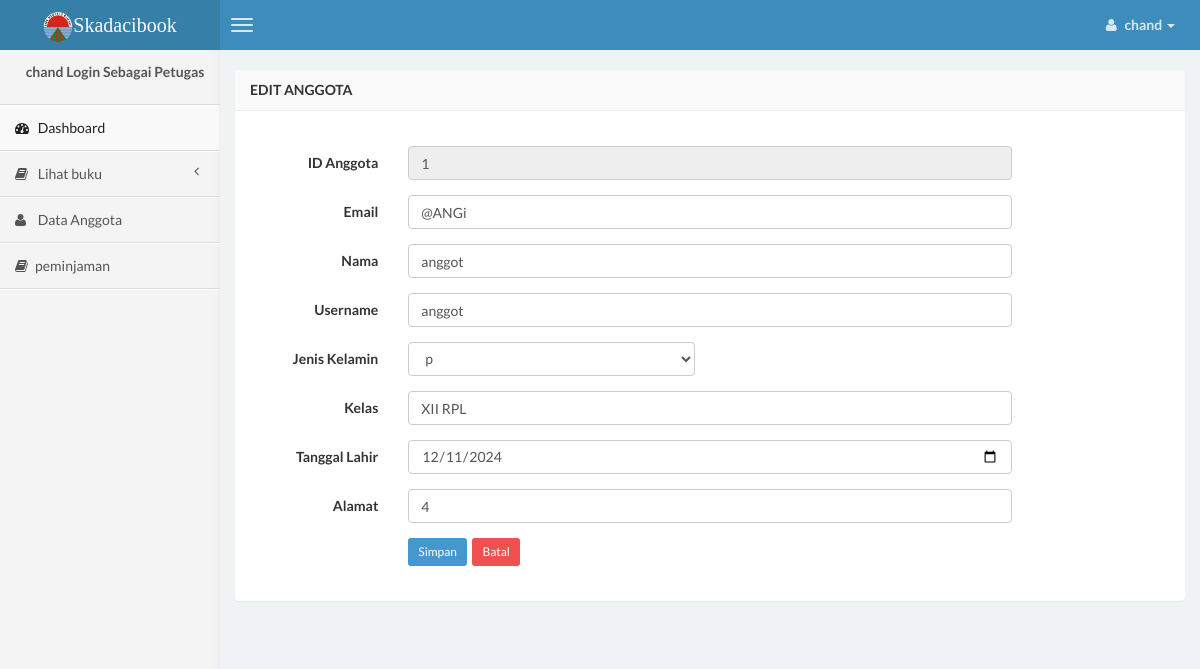
The app's page /app/luthfi_anggota/edit-anggota.php?hal=edit&kd=1 (signed in) with its own data.
### tables this page shows
CREATE TABLE `luthfi_anggota` (
  `id_anggota` int(11) NOT NULL,
  `email` varchar(100) NOT NULL,
  `nama` varchar(150) NOT NULL,
  `username` varchar(100) NOT NULL,
  `jk` varchar(2) NOT NULL,
  `kelas` varchar(20) NOT NULL,
  `ttl` varchar(100) NOT NULL,
  `alamat` varchar(250) NOT NULL,
  `gambar` varchar(75) NOT NULL
);

### app/luthfi_anggota/edit-anggota.php (the view, shortened to what this page needs)
<?php
if (empty($_SESSION['username'])) {
    header('location:../index.php');
} else {
?>
    <!DOCTYPE html>
    <html>
    <head>
        <link href="../css/bootstrap.min.css" rel="stylesheet" type="text/css" />
        <link href="../css/font-awesome.min.css" rel="stylesheet" type="text/css" />
        <link href="../css/ionicons.min.css" rel="stylesheet" type="text/css" />
        <link href="../css/morris/morris.css" rel="stylesheet" type="text/css" />
        <link href="../css/jvectormap/jquery-jvectormap-1.2.2.css" rel="stylesheet" type="text/css" />
        <link href="../css/datepicker/datepicker3.css" rel="stylesheet" type="text/css" />
        <link href="../css/daterangepicker/daterangepicker-bs3.css" rel="stylesheet" type="text/css" />
        <link href="../css/iCheck/all.css" rel="stylesheet" type="text/css" />
        <link href="../css/style.css" rel="stylesheet" type="text/css" />
    </head>
    <body class="skin-blue">
        <header class="header">
        <a href="index.php" class="logo">
            <img src="download.jpg" height="30" width="30" class="img-circle" alt="User Image" />Skadacibook            </a>
            <nav class="navbar navbar-static-top" role="navigation">
                <a href="#" class="navbar-btn sidebar-toggle" data-toggle="offcanvas" role="button">
                    <span class="icon-bar"></span>
                    <span class="icon-bar"></span>
                    <span class="icon-bar"></span>
                </a>
                <div class="navbar-right">
                    <ul class="nav navbar-nav">
                        <li class="dropdown user user-menu">
                            <a href="#" class="dropdown-toggle" data-toggle="dropdown">
                                <i class="fa fa-user"></i>
                                <span><?php echo $_SESSION['username']; ?> <i class="caret"></i></span>
                            </a>
                        </li>
                    </ul>
                </div>
            </nav>
        </header>
    <?php } ?>
    <div class="wrapper row-offcanvas row-offcanvas-left">
        <aside class="left-side sidebar-offcanvas">
            <section class="sidebar">
                <div class="user-panel">
                    <div class="info">
                        <center>
                            <p><?php echo $_SESSION['username']; ?> Login Sebagai Petugas</p>
                        </center>
                    </div>
                </div>
                <?php include "sidebar.php"; ?>
            </section>
        </aside>
        <aside class="right-side">
            <section class="content">
                <div class="row">
                    <div class="col-xs-12">
                        <div class="panel">
                            <header class="panel-heading">
                                <b>Edit Anggota</b>
                            </header>
                            <?php
                            $query = mysqli_query($conn, "SELECT * FROM luthfi_anggota WHERE id_anggota='$_GET[kd]'");
                            $data  = mysqli_fetch_array($query);
                            ?>
                            <div class="panel-body">
                                <form class="form-horizontal style-form" style="margin-top: 20px;" action="update-anggota.php" method="post" enctype="multipart/form-data" name="form1" id="form1">
                                    <div class="form-group">
                                        <label class="col-sm-2 col-sm-2 control-label">ID Anggota</label>
                                        <div class="col-sm-8">
                                            <input name="id_anggota" type="text" id="id_anggota" class="form-control" placeholder="Tidak perlu di isi" value="<?php echo $data['id_anggota']; ?>" autofocus="on" readonly="readonly" />
                                        </div>
                                    </div>
                                    <div class="form-group">
                                        <label class="col-sm-2 col-sm-2 control-label">Email</label>
                                        <div class="col-sm-8">
                                            <input name="email" type="text" id="email" class="form-control" placeholder="Ex : xxx.@gmail.com" value="<?php echo $data['email']; ?>" required />
                                        </div>
                                    </div>
                                    <div class="form-group">
                                        <label class="col-sm-2 col-sm-2 control-label">Nama</label>
                                        <div class="col-sm-8">
                                            <input name="nama" type="text" id="nama" class="form-control" placeholder="Nama" value="<?php echo $data['nama']; ?>" required />
                                        </div>
                                    </div>
                                    <div class="form-group">
                                        <label class="col-sm-2 col-sm-2 control-label">Username</label>
                                        <div class="col-sm-8">
                                            <input name="username" type="text" id="username" class="form-control" placeholder="Username" value="<?php echo $data['username']; ?>" required />
                                        </div>
                                    </div>
                                    <div class="form-group">
                                        <label class="col-sm-2 col-sm-2 control-label">Jenis Kelamin</label>
                                        <div class="col-sm-4">
                                            <select class="form-control" name="jk" id="jk">
                                                <option> <?php echo $data['jk']; ?></option>
                                            </select>
                                        </div>
                                    </div>
                                    <div class="form-group">
                                        <label class="col-sm-2 col-sm-2 control-label">Kelas</label>
                                        <div class="col-sm-8">
                                            <input name="kelas" class="form-control" id="kelas" type="text" placeholder="Usia" value="<?php echo $data['kelas']; ?>" required />
                                        </div>
                                    </div>
                                    <div class="form-group">
                                        <label class="col-sm-2 col-sm-2 control-label">Tanggal Lahir</label>
                                        <div class="col-sm-8">
                                            <input name="ttl" class="form-control" id="ttl" type="date" placeholder="Tempat, DD MM YY" value="<?php echo $data['ttl']; ?>" required />
                                        </div>
                                    </div>
                                    <div class="form-group">
                                        <label class="col-sm-2 col-sm-2 control-label">Alamat</label>
                                        <div class="col-sm-8">
                                            <input name="alamat" class="form-control" id="alamat" type="text" placeholder="Alamat" value="<?php echo $data['alamat']; ?>" required />
                                        </div>
                                    </div>
                                    <div class="form-group" style="margin-bottom: 20px;">
                                        <label class="col-sm-2 col-sm-2 control-label"></label>
                                        <div class="col-sm-8">
                                            <input type="submit" value="Simpan" class="btn btn-sm btn-primary" />&nbsp;
                                            <a href="anggota.php" class="btn btn-sm btn-danger">Batal </a>
                                        </div>
                                    </div>
                                </form>
                            </div>
                        </div>
                    </div>
                </div>
            </section>
    </body>
    </html>

### records on screen
luthfi_anggota: id_anggota "1", email "@ANGi", nama "anggot", username "anggot", jk "p", kelas "XII RPL", ttl "12/11/2024", alamat "4"

### other values on screen
$_SESSION['username'] "chand"
